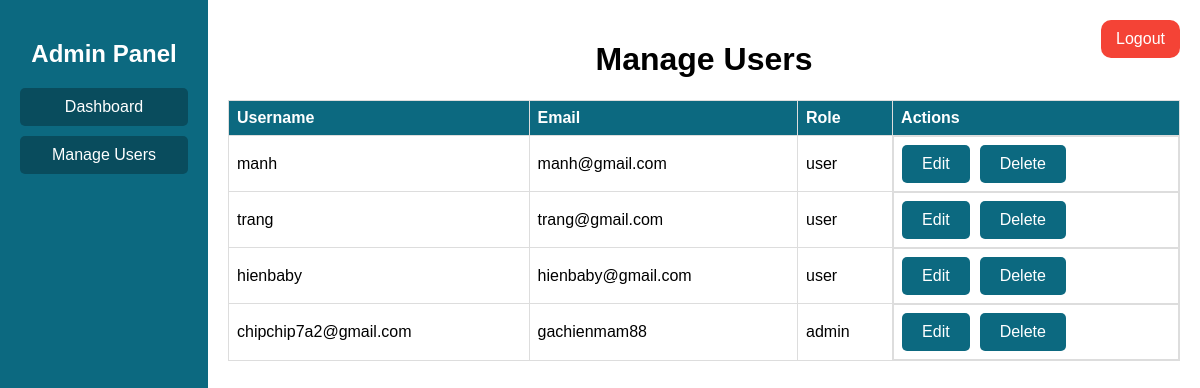
The page /users/manage_users.php (signed in) on the database its author committed.
### tables this page shows
CREATE TABLE `users` (
  `id` int(11) NOT NULL,
  `username` varchar(50) NOT NULL,
  `email` varchar(100) NOT NULL,
  `password` varchar(255) NOT NULL,
  `role` enum('user','admin') DEFAULT 'user'
);

### users/manage_users.php (the view, shortened to what this page needs)
<!DOCTYPE html>
<html lang="en">
<head>
</head>
<body>
    <div class="sidebar">
        <h2>Admin Panel</h2>
        <a href="../admin/admin.php">Dashboard</a>
        <a href="manage_users.php">Manage Users</a>
    </div>
    <div class="main-content">
        <h1>Manage Users</h1>
        <a href="../auth/logout.php" class="logout-btn">Logout</a>
        <table>
            <tr>
                <th>Username</th>
                <th>Email</th>
                <th>Role</th>
                <th>Actions</th>
            </tr>
            <?php
            $pdo = Database::connect();
            $sql = 'SELECT * FROM users WHERE id != ?';
            $stmt = $pdo->prepare($sql);
            $stmt->execute([$_SESSION['user_id']]);
            foreach ($stmt as $row) {
                echo '<tr>';
                echo '<td>' . $row['username'] . '</td>';
                echo '<td>' . $row['email'] . '</td>';
                echo '<td>' . $row['role'] . '</td>';
                echo '<td class="actions">
                        <a href="edit_user.php?id=' . $row['id'] . '" class="btn">Edit</a>
                        <a href="delete_user.php?id=' . $row['id'] . '" class="btn">Delete</a>
                      </td>';
                echo '</tr>';
            }
            ?>
        </table>
    </div>
</body>
</html>

### users/manage_users.php (style rules this page uses)
body { font-family: Arial, sans-serif; margin: 0; padding: 0; display: flex; min-height: 100vh; }
.sidebar { width: 15%; background-color: #0c6980; padding: 20px; color: white; height: 100vh; }
.sidebar h2 { text-align: center; font-size: 1.5rem; }
.sidebar a { text-decoration: none; color: white; display: block; padding: 10px 0; background-color: #094c5d; border-radius: 5px; text-align: center; margin-bottom: 10px; }
.main-content { width: 85%; padding: 20px; position: relative; }
.main-content h1 { text-align: center; font-size: 2rem; }
.logout-btn { position: absolute; right: 20px; top: 20px; background-color: #f44336; color: white; padding: 10px 15px; text-decoration: none; font-size: 1rem; border: none; border-radius: 10px; cursor: pointer; }
table { width: 100%; border-collapse: collapse; margin-bottom: 20px; }
table, th, td { border: 1px solid #ddd; }
th, td { padding: 8px; text-align: left; }
th { background-color: #0c6980; color: white; }
.btn { padding: 10px 20px; background-color: #0c6980; color: white; border: none; border-radius: 5px; text-decoration: none; font-size: 16px; cursor: pointer; }
.actions { display: flex; gap: 10px; }

### rows shown on the page
users: username "manh", email "manh@gmail.com", role "user"
users: username "trang", email "trang@gmail.com", role "user"
users: username "hienbaby", email "hienbaby@gmail.com", role "user"
users: username "chipchip7a2@gmail.com", email "gachienmam88", role "admin"
